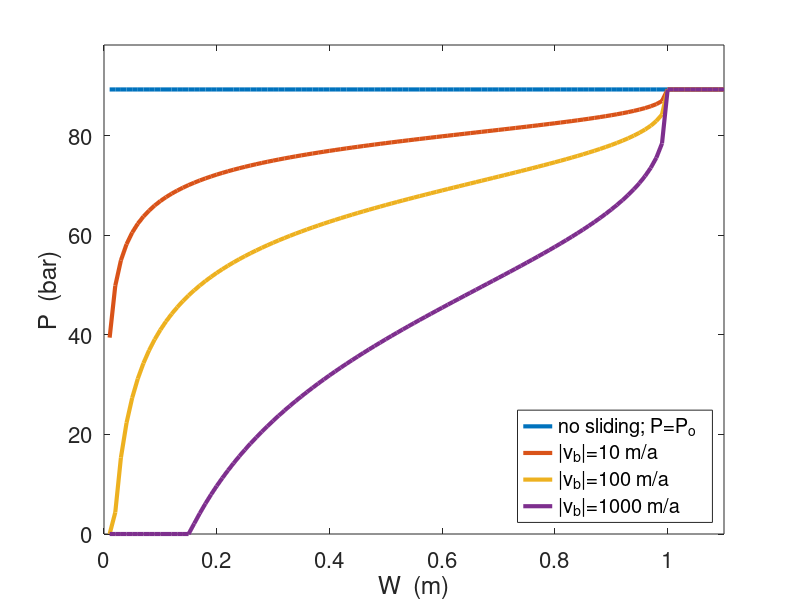

Reproduce this figure in MATLAB.
function plotpsteady;
% PLOTPSTEADY  Plot P = P(W) in steady state.

spera = 31556926.0;
rhoi  = 910.0;         % kg m-3
rhow  = 1028.0;        % kg m-3
g     = 9.81;          % m s-2

% major model parameters:
A  = 3.1689e-24;       % ice softness (Pa-3 s-1)
Wr = 1.0;              % m
c1 = 0.500;            % m-1
c2 = 0.040;            % [pure]
CC = c1 / (c2 * A)

h0 = 1000.0;         % m
Po = rhoi * g * h0;

W = 0.01:.01:1.1*Wr;

% four different amounts of sliding:
v0   = 100.0 / spera;  % m/s
Pno  = PofW(W,    0.0,Po,CC,Wr) / 1e5;
Plow = PofW(W, 0.1*v0,Po,CC,Wr) / 1e5;
Pmed = PofW(W, 1.0*v0,Po,CC,Wr) / 1e5;
Phgh = PofW(W,10.1*v0,Po,CC,Wr) / 1e5;

set(0,'defaultlinelinewidth',3.0)
set(0,'defaultaxesfontsize',16.0)

plot(W,Pno,W,Plow,W,Pmed,W,Phgh);
legend('no sliding; P=P_o  ','|v_b|=10 m/a','|v_b|=100 m/a','|v_b|=1000 m/a',...
       'location','southeast')
xlabel('W  (m)'), ylabel('P  (bar)')
axis([0 max(W) 0 1.1*Po/1e5])

  function P = PofW(W,vb,Po,CC,Wr)
  frac = CC * vb * max(0.0, Wr - W) ./ W;
  P = max(0.0, Po - frac.^(1/3));
  end

end
